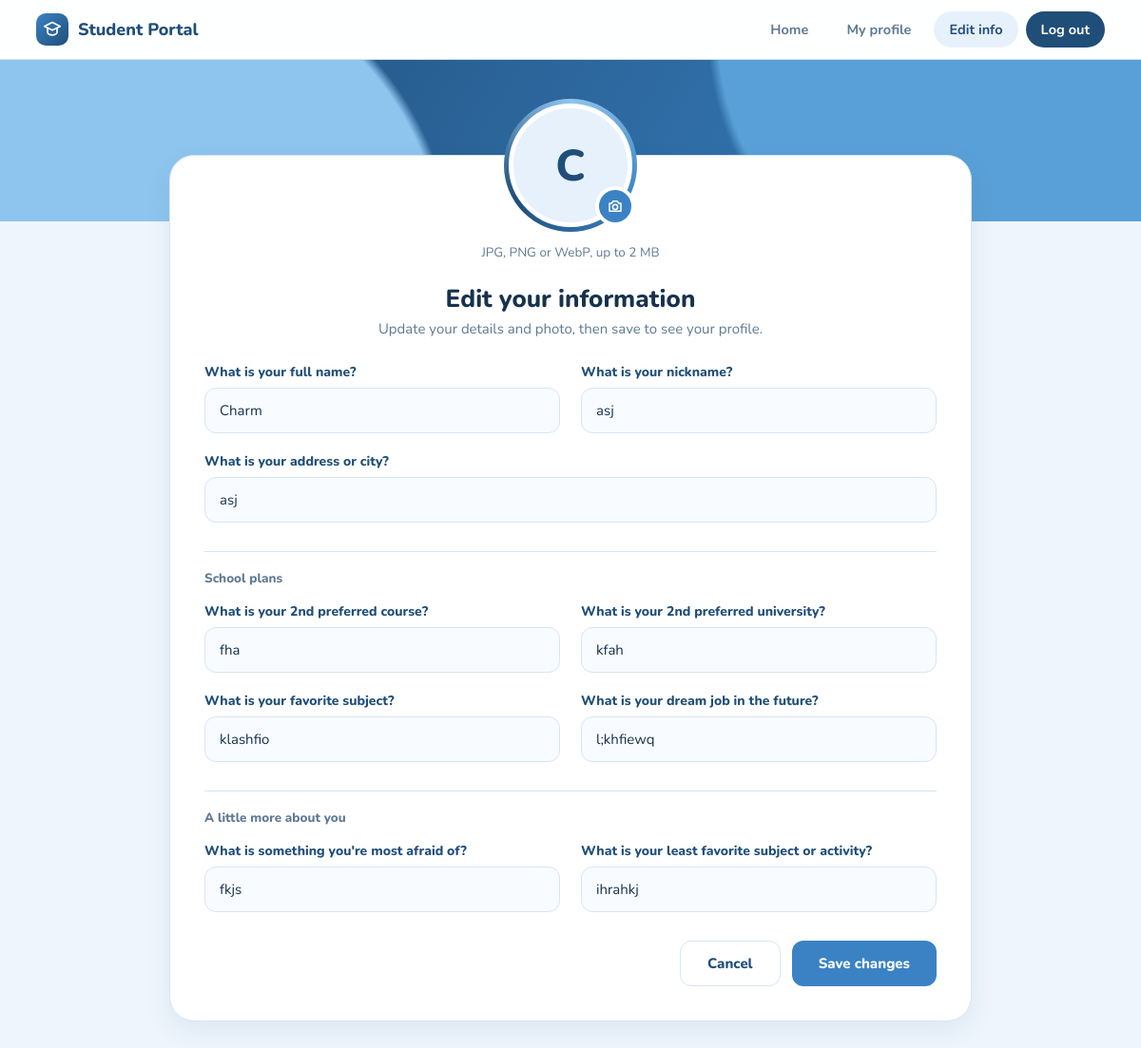
Screenshot of /student_edit.php (signed in) with the database file from the repository.
### tables this page shows
CREATE TABLE `users` (
  `id` int(11) NOT NULL,
  `email` varchar(100) NOT NULL,
  `password` varchar(255) NOT NULL,
  `role` varchar(20) NOT NULL DEFAULT 'student',
  `fullname` varchar(100) DEFAULT '',
  `nickname` varchar(50) DEFAULT '',
  `address` varchar(255) DEFAULT '',
  `preferred_course_2` varchar(100) DEFAULT '',
  `preferred_univ_2` varchar(100) DEFAULT '',
  `favorite_subject` varchar(100) DEFAULT '',
  `dream_job` varchar(100) DEFAULT '',
  `greatest_fear` varchar(255) DEFAULT '',
  `least_favorite_subject` varchar(100) DEFAULT ''
);

### student_edit.php (the view, shortened to what this page needs)
<?php
$conn = new mysqli("localhost", "root", "", "login_db");
$user_id = $_SESSION['user_id'];
$stmt = $conn->prepare("SELECT * FROM users WHERE id = ?");
$stmt->bind_param("i", $user_id);
$stmt->execute();
$user = $stmt->get_result()->fetch_assoc();
$currentPhoto = $user['profile_photo'] ?? '';
$displayName = $user['fullname'] ?: $user['email'];
$initials = '';
foreach (array_slice(preg_split('/\s+/', trim($displayName)), 0, 2) as $part) {
    $initials .= mb_strtoupper(mb_substr($part, 0, 1));
}
$photoUrl = (!empty($currentPhoto) && is_file(__DIR__ . '/' . $currentPhoto)) ? $currentPhoto : '';
function field($user, $key) {
    return htmlspecialchars($user[$key] ?? '');
}
?>
<!DOCTYPE html>
<html lang="en">
<head>
</head>
<body>
<header class="topbar">
    <div class="topbar-inner">
        <div class="brand">
            <div class="brand-mark">
                <svg viewBox="0 0 24 24" fill="none" stroke="currentColor" stroke-width="2" stroke-linecap="round" stroke-linejoin="round"><path d="M12 3 2 8l10 5 10-5-10-5Z"/><path d="M6 10.5V16c0 1.5 2.7 3 6 3s6-1.5 6-3v-5.5"/></svg>
            </div>
            Student Portal
        </div>
        <nav class="nav">
            <a href="student_dashboard.php">Home</a>
            <a href="student_profile.php">My profile</a>
            <a href="student_edit.php" class="active">Edit info</a>
            <a href="index.php" class="logout">Log out</a>
        </nav>
    </div>
</header>
<main class="wrap">
    <form class="card" action="student_edit.php" method="POST" enctype="multipart/form-data">
        <div class="photo-area">
            <div class="avatar-ring">
                <div class="avatar" id="avatarBox">
                    <?php if ($photoUrl): ?>
                        <img src="<?php echo htmlspecialchars($photoUrl); ?>" alt="Your profile photo" id="avatarImg">
                    <?php else: ?>
                        <span id="avatarInitials"><?php echo htmlspecialchars($initials ?: 'S'); ?></span>
                    <?php endif; ?>
                </div>
                <label for="photoInput" class="camera" title="Change photo" aria-label="Change profile photo">
                    <svg viewBox="0 0 24 24" fill="none" stroke="currentColor" stroke-width="2" stroke-linecap="round" stroke-linejoin="round"><path d="M4 8h3l2-3h6l2 3h3v11H4V8Z"/><circle cx="12" cy="13" r="3.5"/></svg>
                </label>
            </div>
            <p class="photo-hint" id="photoHint">JPG, PNG or WebP, up to 2 MB</p>
        </div>
        <h1>Edit your information</h1>
        <p class="lead">Update your details and photo, then save to see your profile.</p>
        <div class="fields">
            <div class="form-group">
                <label class="field-label" for="fullname">What is your full name?</label>
                <input type="text" id="fullname" name="fullname" value="<?php echo field($user, 'fullname'); ?>">
            </div>
            <div class="form-group">
                <label class="field-label" for="nickname">What is your nickname?</label>
                <input type="text" id="nickname" name="nickname" value="<?php echo field($user, 'nickname'); ?>">
            </div>
            <div class="form-group full">
                <label class="field-label" for="address">What is your address or city?</label>
                <input type="text" id="address" name="address" value="<?php echo field($user, 'address'); ?>">
            </div>
            <div class="full section-title">School plans</div>
            <div class="form-group">
                <label class="field-label" for="preferred_course_2">What is your 2nd preferred course?</label>
                <input type="text" id="preferred_course_2" name="preferred_course_2" value="<?php echo field($user, 'preferred_course_2'); ?>">
            </div>
            <div class="form-group">
                <label class="field-label" for="preferred_univ_2">What is your 2nd preferred university?</label>
                <input type="text" id="preferred_univ_2" name="preferred_univ_2" value="<?php echo field($user, 'preferred_univ_2'); ?>">
            </div>
            <div class="form-group">
                <label class="field-label" for="favorite_subject">What is your favorite subject?</label>
                <input type="text" id="favorite_subject" name="favorite_subject" value="<?php echo field($user, 'favorite_subject'); ?>">
            </div>
            <div class="form-group">
                <label class="field-label" for="dream_job">What is your dream job in the future?</label>
                <input type="text" id="dream_job" name="dream_job" value="<?php echo field($user, 'dream_job'); ?>">
            </div>
            <div class="full section-title">A little more about you</div>
            <div class="form-group">
                <label class="field-label" for="greatest_fear">What is something you're most afraid of?</label>
                <input type="text" id="greatest_fear" name="greatest_fear" value="<?php echo field($user, 'greatest_fear'); ?>">
            </div>
            <div class="form-group">
                <label class="field-label" for="least_favorite_subject">What is your least favorite subject or activity?</label>
                <input type="text" id="least_favorite_subject" name="least_favorite_subject" value="<?php echo field($user, 'least_favorite_subject'); ?>">
            </div>
        </div>
        <div class="actions">
            <a href="student_dashboard.php" class="btn btn-secondary">Cancel</a>
            <button type="submit" class="btn btn-primary">Save changes</button>
        </div>
    </form>
</main>
</body>
</html>

### student_edit.php (style rules this page uses)
:root { --navy: #1f4e79; --blue: #3b82c4; --sky: #8ec5ee; --mist: #e6f1fb; --page: #eef5fc; --card: #ffffff; --ink: #17324d; --ink-soft: #5f7a94; --line: #d6e6f5; --danger-bg: #fdecec; --danger: #b42318; }
* { box-sizing: border-box; }
body { font-family: 'Nunito', 'Segoe UI', system-ui, sans-serif; background: var(--page); color: var(--ink); margin: 0; min-height: 100vh; }
.topbar { position: sticky; top: 0; z-index: 10; background: rgba(255, 255, 255, 0.92); backdrop-filter: blur(8px); border-bottom: 1px solid var(--line); }
.topbar-inner { max-width: 1180px; margin: 0 auto; padding: 12px 28px; display: flex; align-items: center; justify-content: space-between; gap: 16px; }
.brand { display: flex; align-items: center; gap: 10px; font-weight: 800; font-size: 18px; color: var(--navy); }
.brand-mark { width: 34px; height: 34px; border-radius: 10px; background: linear-gradient(135deg, var(--blue), var(--navy)); display: flex; align-items: center; justify-content: center; }
.brand-mark svg { width: 20px; height: 20px; color: #fff; }
.nav { display: flex; align-items: center; gap: 8px; }
.nav a { text-decoration: none; font-weight: 700; font-size: 14.5px; color: var(--ink-soft); padding: 9px 16px; border-radius: 999px; }
.nav a:hover, .nav a.active { background: var(--mist); color: var(--navy); }
.nav a.logout { background: var(--navy); color: #fff; }
.wrap { max-width: 900px; margin: 0 auto; padding: 0 28px 60px; }
.card { background: var(--card); border: 1px solid var(--line); border-radius: 26px; box-shadow: 0 10px 28px rgba(31, 78, 121, 0.08); margin-top: -70px; padding: 0 36px 36px; position: relative; }
.photo-area { display: flex; flex-direction: column; align-items: center; margin-top: -60px; text-align: center; }
.avatar-ring { width: 140px; height: 140px; border-radius: 50%; padding: 5px; background: conic-gradient(var(--sky), var(--blue), var(--navy), var(--sky)); position: relative; }
.avatar { width: 100%; height: 100%; border-radius: 50%; border: 5px solid var(--card); background: var(--mist); color: var(--navy); display: flex; align-items: center; justify-content: center; font-size: 46px; font-weight: 800; overflow: hidden; }
.camera { position: absolute; right: 2px; bottom: 6px; width: 42px; height: 42px; border-radius: 50%; background: var(--blue); color: #fff; border: 4px solid var(--card); display: flex; align-items: center; justify-content: center; cursor: pointer; transition: background-color 0.12s; }
.camera svg { width: 18px; height: 18px; }
.photo-hint { margin: 12px 0 0; font-size: 13.5px; color: var(--ink-soft); }
h1 { margin: 22px 0 4px; font-size: 26px; font-weight: 800; text-align: center; }
.lead { margin: 0 0 26px; text-align: center; color: var(--ink-soft); font-size: 15px; }
.fields { display: grid; grid-template-columns: 1fr 1fr; gap: 20px 22px; }
.full { grid-column: 1 / -1; }
label.field-label { display: block; margin-bottom: 7px; font-weight: 800; font-size: 14px; color: var(--navy); }
.form-group input[type="text"] { width: 100%; padding: 13px 15px; border: 1.5px solid var(--line); border-radius: 12px; font-family: inherit; font-size: 15px; color: var(--ink); background: #f8fbff; transition: border-color 0.12s, background-color 0.12s; }
.section-title { margin: 10px 0 -4px; font-size: 13.5px; font-weight: 800; color: var(--ink-soft); padding-top: 18px; border-top: 1px solid var(--line); }
.actions { display: flex; gap: 12px; margin-top: 30px; justify-content: flex-end; }
.btn { font-family: inherit; font-weight: 800; font-size: 15px; padding: 13px 28px; border-radius: 12px; text-decoration: none; cursor: pointer; transition: transform 0.12s, background-color 0.12s; }
.btn-primary { background: var(--blue); color: #fff; border: none; }
.btn-secondary { background: var(--card); color: var(--navy); border: 1.5px solid var(--line); }

### rows the page displays
users: fullname "Charm", nickname "asj", address "asj", preferred_course_2 "fha", preferred_univ_2 "kfah", favorite_subject "klashfio", dream_job "l;khfiewq", greatest_fear "fkjs", least_favorite_subject "ihrahkj"

### other values shown
$initials ?: 'S' "C"
